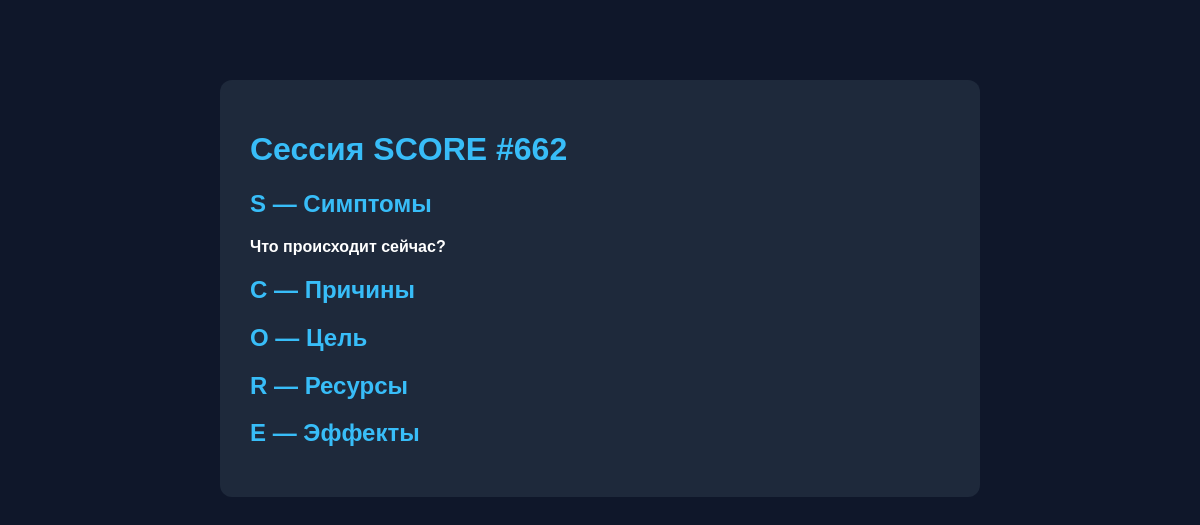
/report/662/, run on an earlier commit of the app's database.
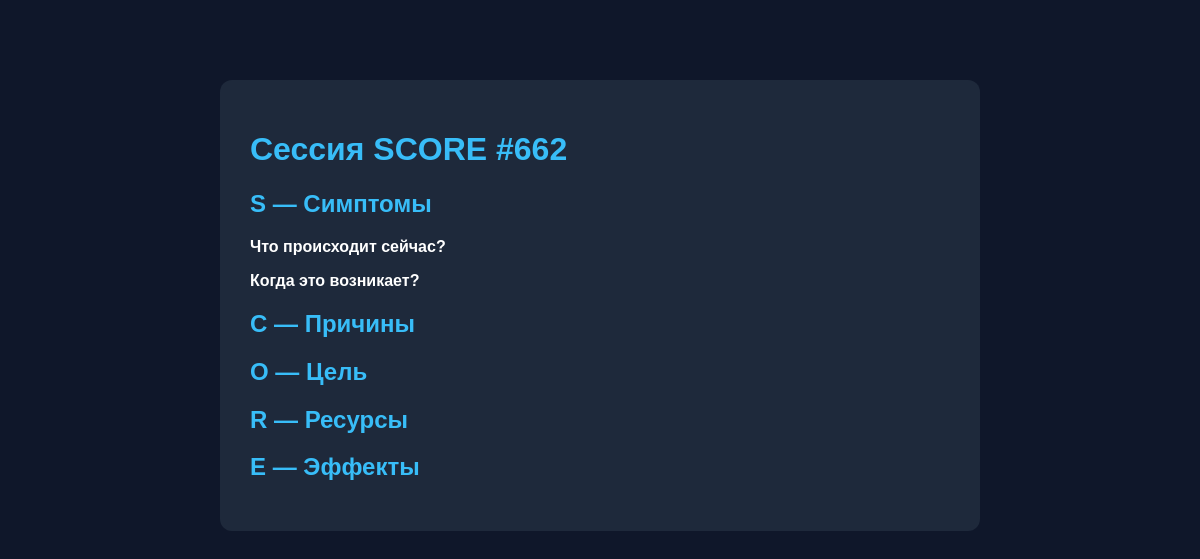
And on a later commit of the database.
### core/models.py (models this page shows, shortened)
class Answer(models.Model):
    session = models.ForeignKey(Session, on_delete=models.CASCADE)
    step = models.CharField(max_length=1)  # S, C, O, R, E
    question = models.TextField()
    answer = models.TextField()
    order = models.IntegerField(default=0)

### core/views.py (the view)
# urls.py: path('report/<int:session_id>/', views.report),
def report(request, session_id):
    session = Session.objects.get(id=session_id)
    answers = Answer.objects.filter(session=session).order_by("step", "order")
    data = defaultdict(list)
    for ans in answers:
        data[ans.step].append(ans)
    return render(request, "core/report.html", {
        "data": data,
        "session": session
    })

### core/templates/core/report.html (shortened to what this page needs)
{% load static %}
<link rel="stylesheet" href="{% static 'core/style.css' %}">
<div class="container">
    <h1>Сессия SCORE #{{ session.id }}</h1>
    <h2>S — Симптомы</h2>
    {% for a in data.S %}
        <p><b>{{ a.question }}</b><br>{{ a.answer }}</p>
    {% endfor %}
    <h2>C — Причины</h2>
    <h2>O — Цель</h2>
    <h2>R — Ресурсы</h2>
    <h2>E — Эффекты</h2>
</div>

What changed in the data, as far as the page shows it:
added Answer: question "Когда это возникает?"
